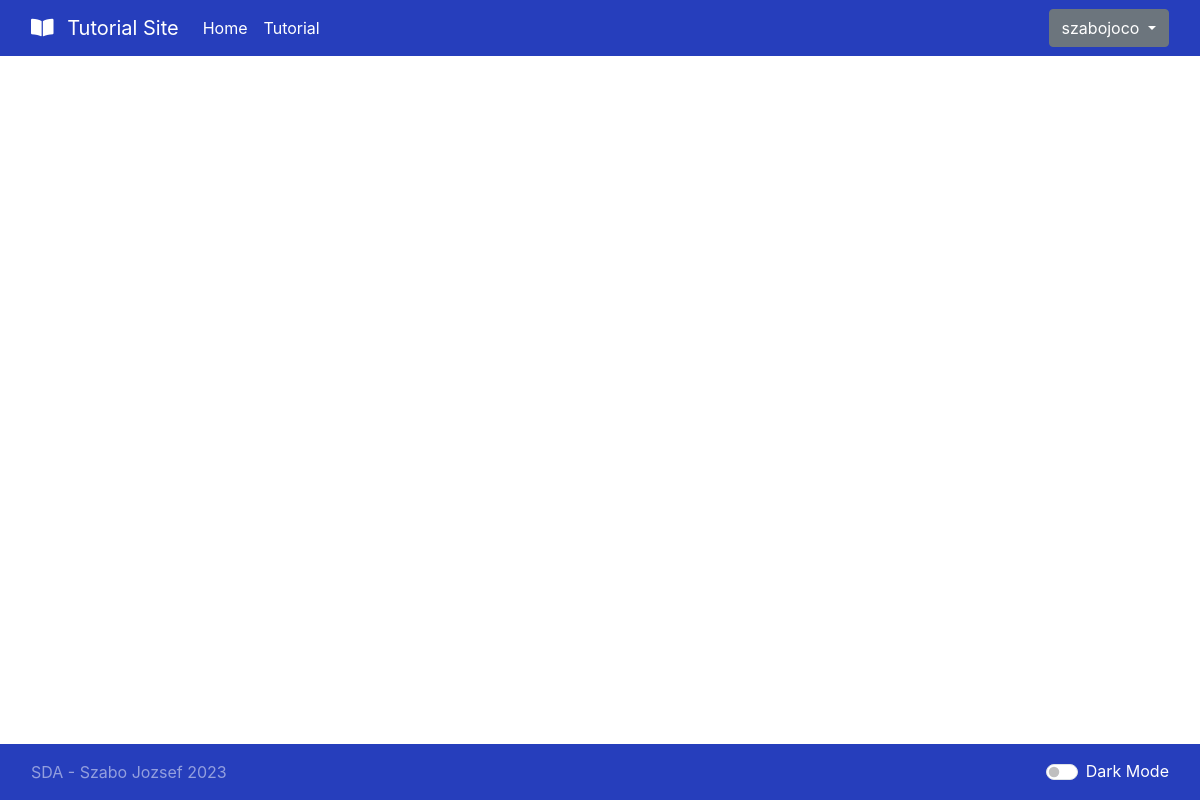
Page /my-tutorials/ (signed in) on the earlier database version.
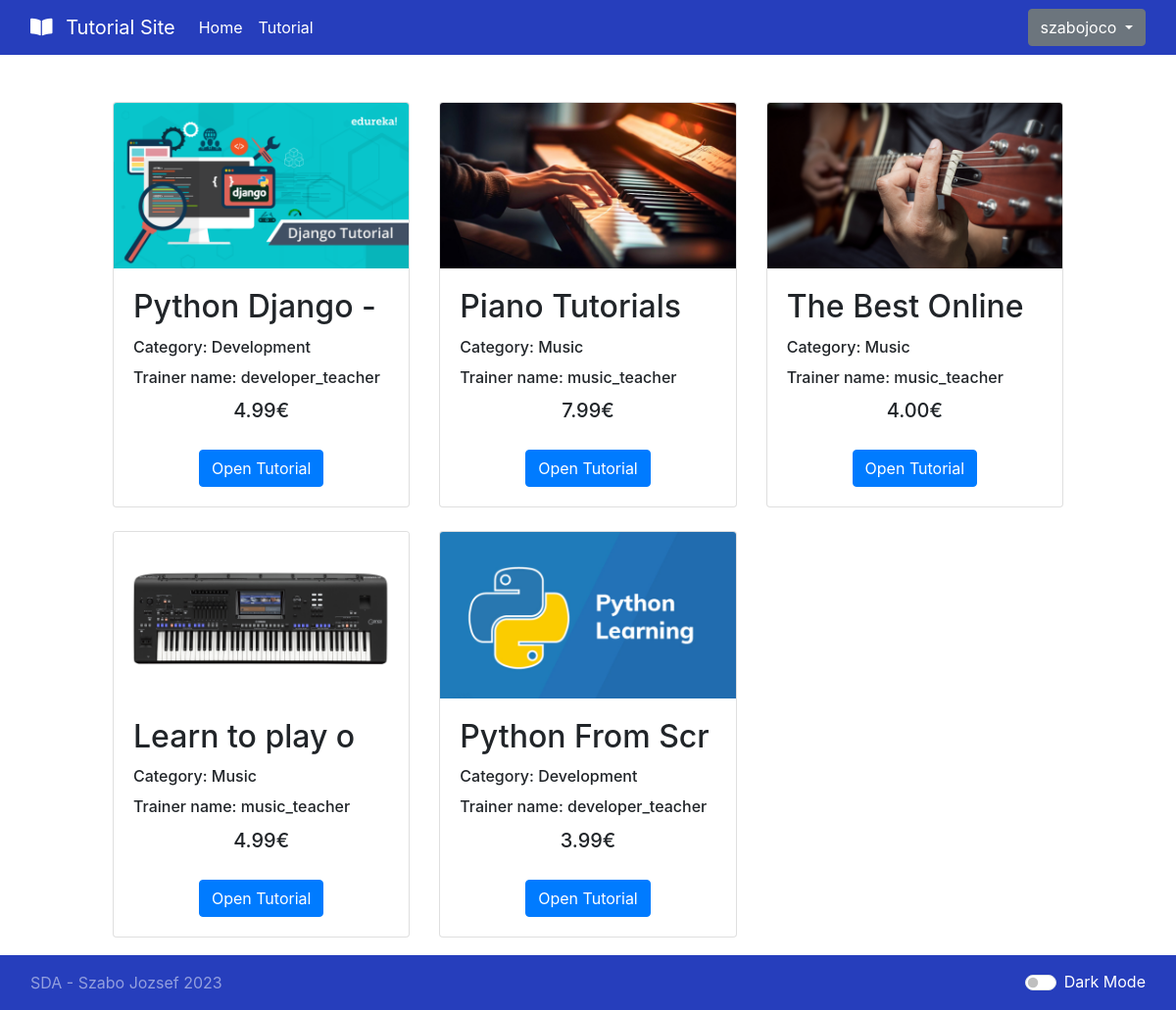
Same page on the later database version.
### tutorial/models.py (models this page shows, shortened)
class UserTutorialPurchased(models.Model):
    user = models.ForeignKey(User, on_delete=models.CASCADE)
    tutorial = models.ForeignKey('Tutorial', on_delete=models.CASCADE)
    class Meta:
        unique_together = ['user', 'tutorial']

class Tutorial(models.Model):
    title = models.CharField(max_length=100)
    image = models.ImageField(upload_to='static/images/')
    category = models.ForeignKey(Category, on_delete=models.CASCADE)
    tutor = models.ForeignKey(User, on_delete=models.CASCADE)
    description = models.TextField()
    price = models.DecimalField(max_digits=10, decimal_places=2)
    description_long = models.TextField()
    link_url = models.URLField()
    content = models.TextField(blank=True, null=True)

class Category(models.Model):
    name = models.CharField(max_length=100)
    def __str__(self):
        return f"{self.name}"

### tutorial/views.py (the view)
# urls.py: path('my-tutorials/', views.my_tutorials, name='my_tutorials'),
@login_required
def my_tutorials(request):
    user = request.user
    purchased_tutorials = UserTutorialPurchased.objects.filter(user=user)
    return render(request, 'tutorial/my_tutorials.html', {
        'purchased_tutorials': purchased_tutorials,
    })

### templates/tutorial/my_tutorials.html (shortened to what this page needs)
{% extends 'base.html' %}
{% block content %}
    <div class="container-fluid my-container" style="padding-bottom: 50px;">
        <div class="row">
            <div class="col-10 offset-md-1">
                <div class="row">
                    {% for tutorial_dict in purchased_tutorials %}
                        <div class="col-md-4 mb-4 d-flex">
                            <div class="card flex-fill">
                                <img class="card-img-top" src="{{ tutorial_dict.tutorial.image.url }}" alt="{{ tutorial_dict.title }}">
                                <div class="card-body d-flex flex-column">
                                    <h2 class="card-title">{{ tutorial_dict.tutorial.title|slice:":15" }}</h2>
                                    <h6 class="card-title">Category: {{ tutorial_dict.tutorial.category }}</h6>
                                    <h6 class="card-title">Trainer name: {{ tutorial_dict.tutorial.tutor }}</h6>
                                    <div class="text-center mt-auto">
                                        <h5 class="card-title">{{ tutorial_dict.tutorial.price }}€</h5>
                                    </div>
                                    <div class="mt-3 d-flex justify-content-center">
                                        <a href="{% url 'tutorial_content' tutorial_dict.tutorial.id %}" class="btn btn-primary">Open Tutorial</a>
                                    </div>
                                </div>
                            </div>
                        </div>
                    {% endfor %}
                </div>
            </div>
        </div>
    </div>
{% endblock %}

### templates/base.html (shortened to what this page needs)
{% load static %}
<!DOCTYPE html>
<html lang="en">
<head>
    <link rel="stylesheet" href="https://cdn.jsdelivr.net/npm/bootstrap@5.3.0/dist/css/bootstrap.min.css">
    <link rel="stylesheet" href="{% static 'css/styles.css' %}">
</head>
<body>
{% include "navbar.html" %}
{% block content %}{% endblock %}
</body>
</html>

### templates/navbar.html (shortened to what this page needs)
{% load static %}
<!DOCTYPE html>
<html lang="en">
<head>
    <link rel="stylesheet" href="https://cdnjs.cloudflare.com/ajax/libs/font-awesome/5.15.3/css/all.min.css">
    <link rel="stylesheet" href="https://maxcdn.bootstrapcdn.com/bootstrap/4.5.2/css/bootstrap.min.css">
    <link rel="stylesheet" href="{% static 'css/styles.css' %}">
</head>
<body>
<nav class="navbar navbar-expand-lg navbar-dark bg-purple mb-5">
    <div class="container-fluid">
        <a class="navbar-brand" href="#">
            <i class="fas fa-book-open mr-2"></i> Tutorial Site
        </a>
        <div class="collapse navbar-collapse" id="navbarSupportedContent">
            <ul class="navbar-nav mr-auto">
                <li class="nav-item">
                    <a class="nav-link active" aria-current="page" href="{% url "home_page" %}">Home</a>
                </li>
                <li class="nav-item">
                    <a class="nav-link active" aria-current="page" href="{% url "tutorial_view" %}">Tutorial</a>
                </li>
            </ul>
            {% if user.is_authenticated %}
                <div class="dropdown">
                    <button class="btn btn-secondary dropdown-toggle" type="button" id="userDropdownMenu"
                            data-bs-toggle="dropdown" aria-expanded="false">
                        {{ user.username }}
                    </button>
                </div>
            {% endif %}
        </div>
    </div>
</nav>
<nav class="navbar fixed-bottom navbar-dark bg-purple">
    <div class="container-fluid">
        <div class="navbar-text">
            SDA - Szabo Jozsef 2023
        </div>
        <div class="form-check form-switch ml-2">
            <input class="form-check-input" type="checkbox" id="darkModeSwitch2">
            <label class="form-check-label text-white" for="darkModeSwitch2">Dark Mode</label>
        </div>
    </div>
</nav>
</body>
</html>

### static/css/styles.css (style rules this page uses)
.navbar { background-color: #263ebc; }
.navbar-dark .navbar-nav .nav-link { color: #d1d1d1; }
.navbar-dark .navbar-nav .nav-link.active { color: #ffffff; }

Differences in the rows shown:
added UserTutorialPurchased: tutorial.image (picture), tutorial "Python Django -", tutorial.category "Development", tutorial.tutor "developer_teacher", tutorial.price "4.99"
added UserTutorialPurchased: tutorial.image (picture), tutorial "Piano Tutorials", tutorial.category "Music", tutorial.tutor "music_teacher", tutorial.price "7.99"
added UserTutorialPurchased: tutorial.image (picture), tutorial "The Best Online", tutorial.category "Music", tutorial.tutor "music_teacher", tutorial.price "4.00"
added UserTutorialPurchased: tutorial.image (picture), tutorial "Learn to play o", tutorial.category "Music", tutorial.tutor "music_teacher", tutorial.price "4.99"
added UserTutorialPurchased: tutorial.image (picture), tutorial "Python From Scr", tutorial.category "Development", tutorial.tutor "developer_teacher", tutorial.price "3.99"
